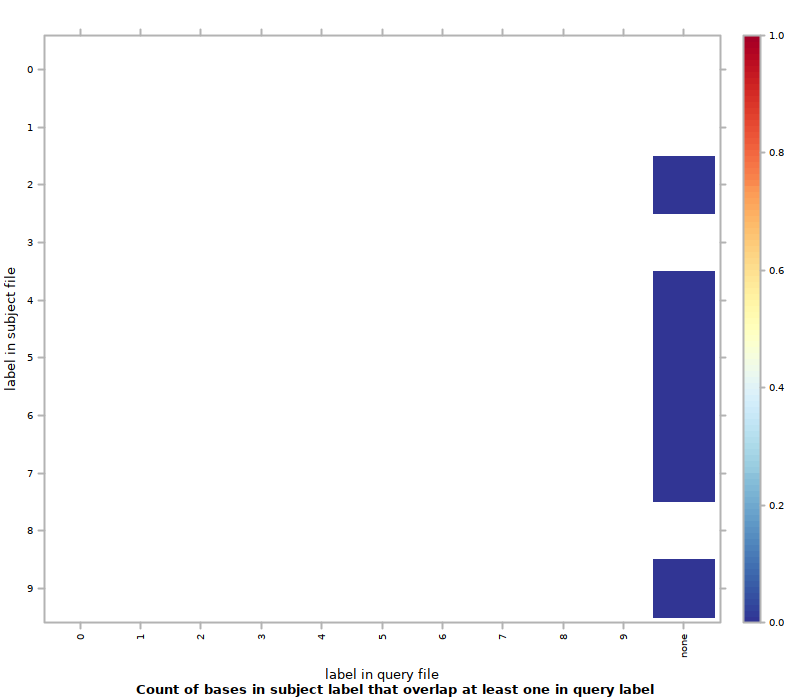

This chart was generated by the following R code:
#!/usr/bin/env Rscript
## transcript produced by Segtools 1.1.14

segtools.r.dirname <-
  system2("python",
          c("-c", "'import segtools; print segtools.get_r_dirname()'"),
          stdout = TRUE)

source(file.path(segtools.r.dirname, 'common.R'))
source(file.path(segtools.r.dirname, 'overlap.R'))
save.overlap.performance('./K5ex30bp100bp/overlap-direct', 'overlap.performance', './K5ex30bp100bp/overlap-direct/overlap.tab', row.normalize = 'FALSE', mnemonic_file = '', clobber = FALSE, col_mnemonic_file = '')
save.overlap.heatmap('./K5ex30bp100bp/overlap-direct', 'overlap', './K5ex30bp100bp/overlap-direct/overlap.tab', clobber = FALSE, col_mnemonic_file = '', cluster = FALSE, max_contrast = FALSE, row.normalize = 'FALSE', mnemonic_file = '')
